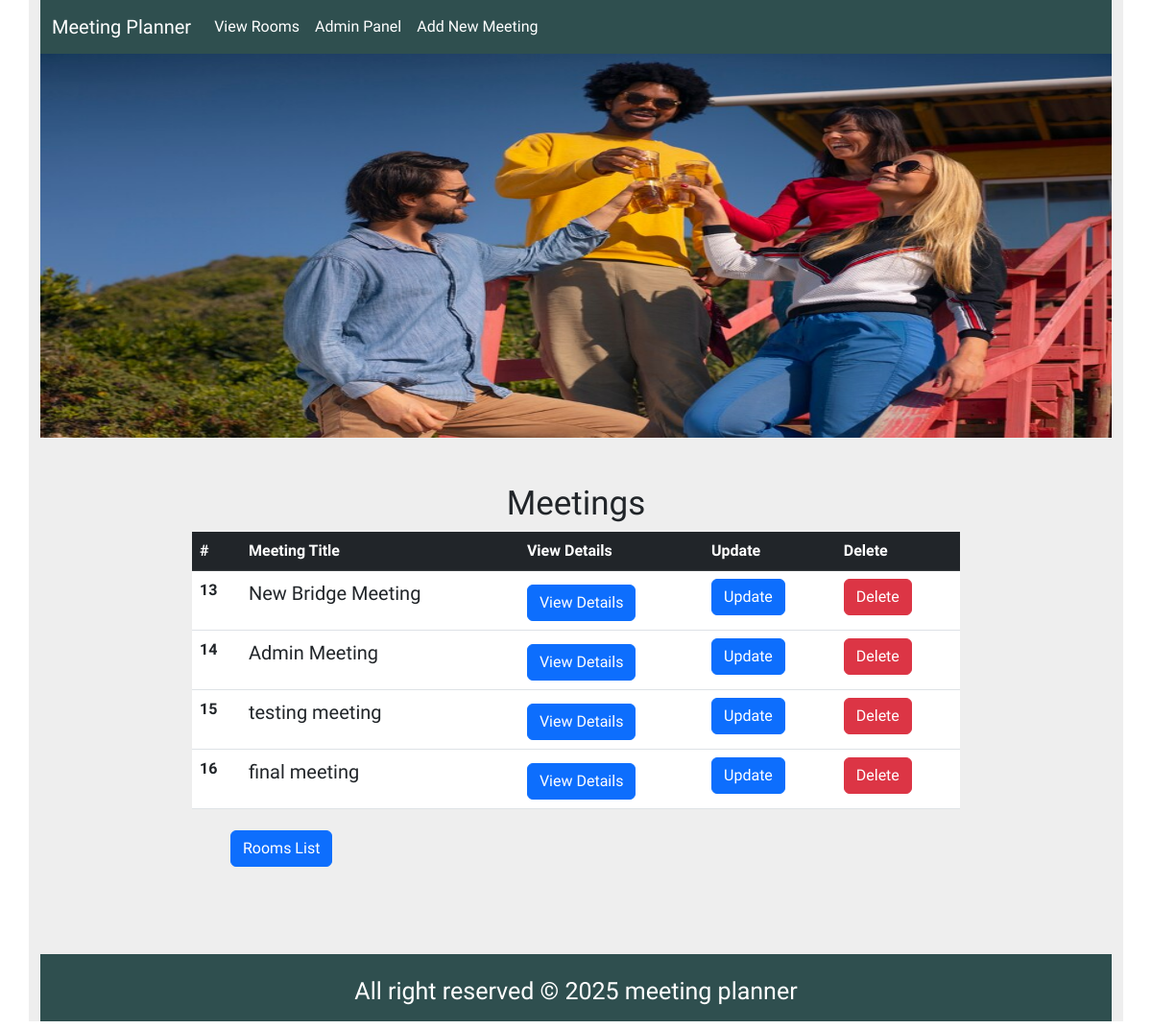
Before: /welcome.html with the older database file.
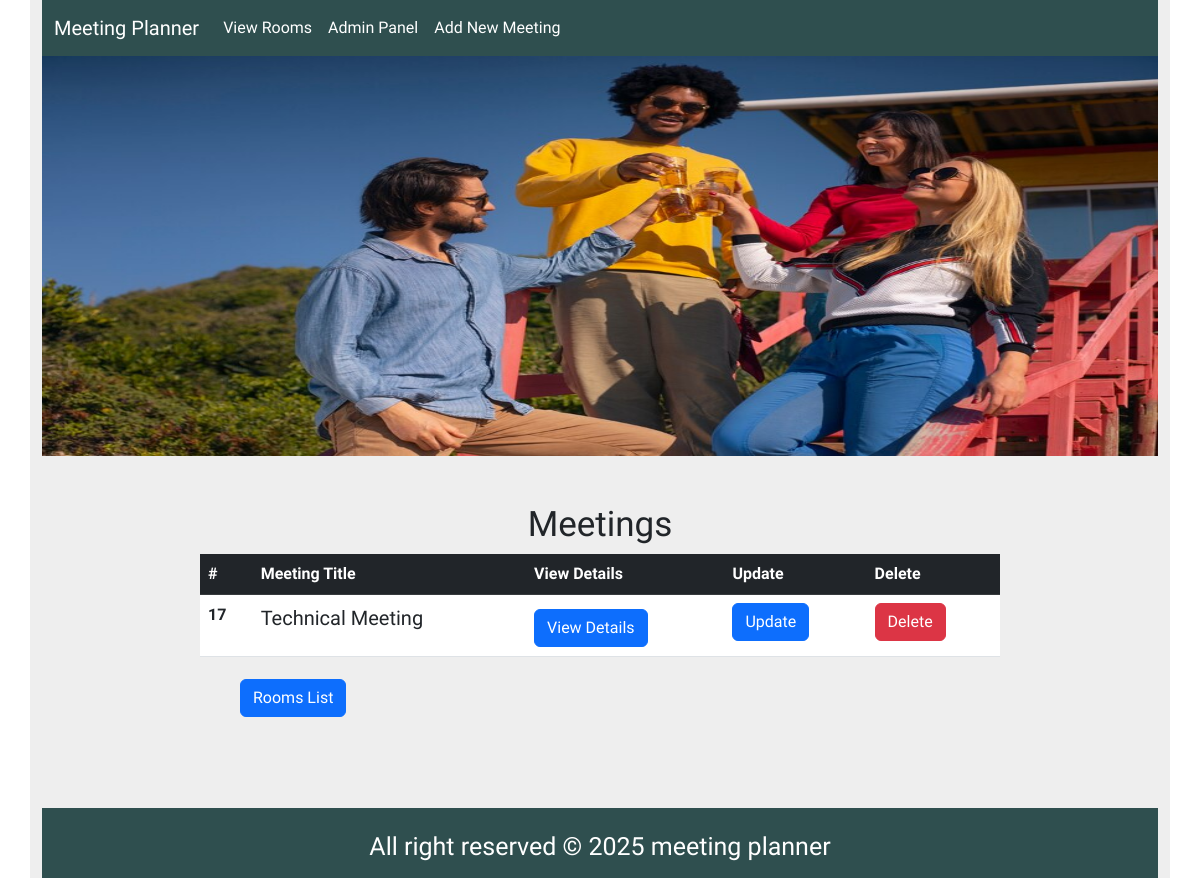
After: the same page with the newer database file.
### meetings/models.py (models this page shows, shortened)
class Meeting(models.Model):
    title = models.CharField(max_length=200)
    date = models.DateField()
    start_time = models.TimeField(default=time(9))
    duration = models.IntegerField(default=1)
    room=models.ForeignKey(Room, on_delete=models.CASCADE)

### website/views.py (the view)
# urls.py: path('welcome.html',welcome, name="welcome"),
def welcome(request):
    return render(request, "website/welcome.html",{"meetings": Meeting.objects.all()})

### website/templates/website/welcome.html
{% extends 'base.html' %}

### website/templates/base.html (shortened to what this page needs)
{% load static %}
<!DOCTYPE html>
<html lang="en">
<head>
    <link rel="stylesheet" href="{% static 'style.css' %}">
    {% block bootstrap-link %}
    <link rel="stylesheet" href="https://cdn.jsdelivr.net/npm/bootstrap@5.3.0-alpha1/dist/css/bootstrap.min.css">
    {% endblock bootstrap-link %}
</head>
<body>
 <div class="container">
    <nav class="navbar navbar-expand-lg navbar-light bg-light" style="background-color:darkslategrey !important;">
        <div class="container-fluid">
          <a     class="navbar-brand" href="{% url 'welcome' %}">Meeting Planner</a>
          <div class="collapse navbar-collapse" id="navbarNavDropdown">
            <ul class="navbar-nav">
              <li class="nav-item">
                <li><a class="nav-link active" aria-current="page" href="{% url 'rooms' %}">View Rooms</a></li>
              </li>
              <li class="nav-item">
                <li><a  class="nav-link" href="{% url 'admin:index' %}">Admin Panel</a></li>
              </li>
              <li class="nav-item">
                <li><a class="nav-link" href="{% url 'new' %}" id="contact-align">Add New Meeting</a></li>
              </li>
            </ul>
          </div>
        </div>
      </nav>
      {% block container-content %}
        <img src="{% static 'meeting-crew.jpg' %}" alt="" style="width:100%; height:400px;">
    <div class="content">
        <br><br>
        <h2 style="text-align:center; font-size:35px;">Meetings</h2>
        <table class="table">
            <thead class="table-dark">
              <tr>
                <th scope="col">#</th>
                <th scope="col">Meeting Title</th>
                <th scope="col">View Details</th>
                <th scope="col">Update</th>
                <th scope="col">Delete</th>
              </tr>
            </thead>
            <tbody>
             {% for meeting in meetings %}
              <tr>
                <th scope="row">{{meeting.id}}</th>
                <td class="meeting-table-text">{{meeting.title}}</td>
                <td><a href="{% url 'detail' meeting.id %}" style="font-size:30px;"><button class="btn btn-primary">View Details</button></a></td>
                <td><a href="{% url 'edit' meeting.id %}"><button class="btn btn-primary">Update</button></a></td>
                <td>
                    <form action="{% url 'delete' meeting.id %}" method="POST" style="display:inline;">
                    <button class="btn btn-danger" onclick="return confirm('Are you sure you want to delete this meeting?');">Delete</button></td>
              </tr>
              {% endfor %}
            </tbody>
          </table>
    <a  class="room-list" href="{% url 'rooms' %}"><button class="btn btn-primary">Rooms List </button></a>
    </div>
    <div class="footer">
        <div class="footer-text">All right reserved &copy; 2025 meeting planner</div>
    </div>
 </div>
 {% endblock container-content %}
</body>
</html>

### static/style.css (style rules this page uses)
* { box-sizing: border-box; font-family: 'Khand', sans-serif !important; }
.container { width: 1200px !important; min-height: 400px; margin: 0 auto; background-color: #eee; }
.container ul li a { color:white !important; }
.container a { color:white !important; }
.content { width:800px !important; margin:auto; min-height:200px !important; }
.footer { width:100%; height:70px; background-color:darkslategrey; color:white; }
.footer .footer-text { text-align:center; padding:20px; font-size:25px; margin-top:90px !important; }
.room-list { font-size:30px; margin:40px !important; }
.meeting-table-text { font-size: 20px !important; }

Changed rows visible on the page:
removed Meeting: id "13", title "New Bridge Meeting"
removed Meeting: id "14", title "Admin Meeting"
removed Meeting: id "15", title "testing meeting"
removed Meeting: id "16", title "final meeting"
added Meeting: id "17", title "Technical Meeting"
